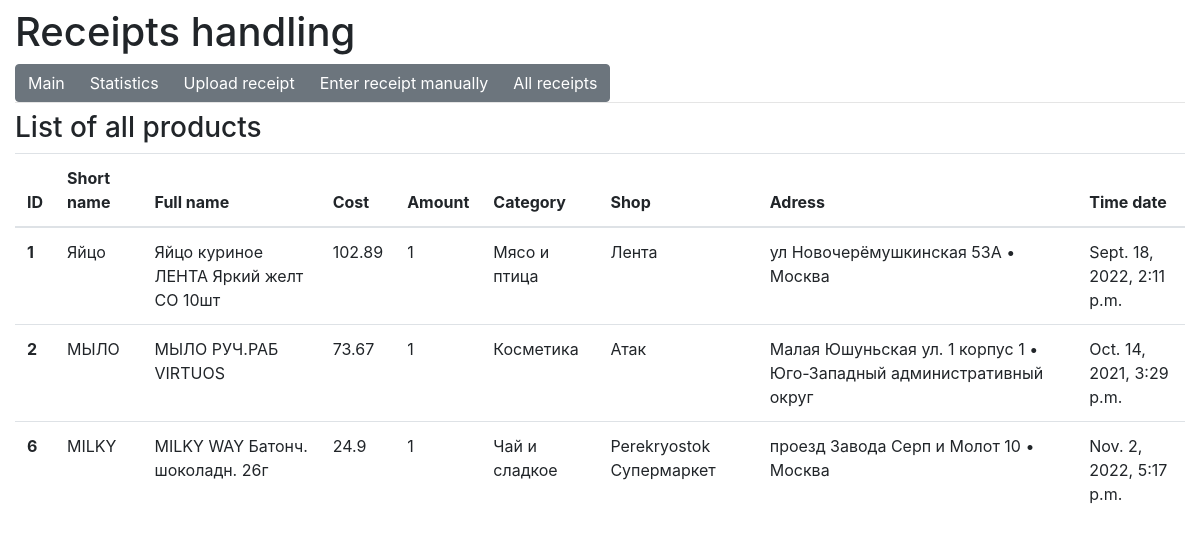
/all/, run on an earlier commit of the app's database.
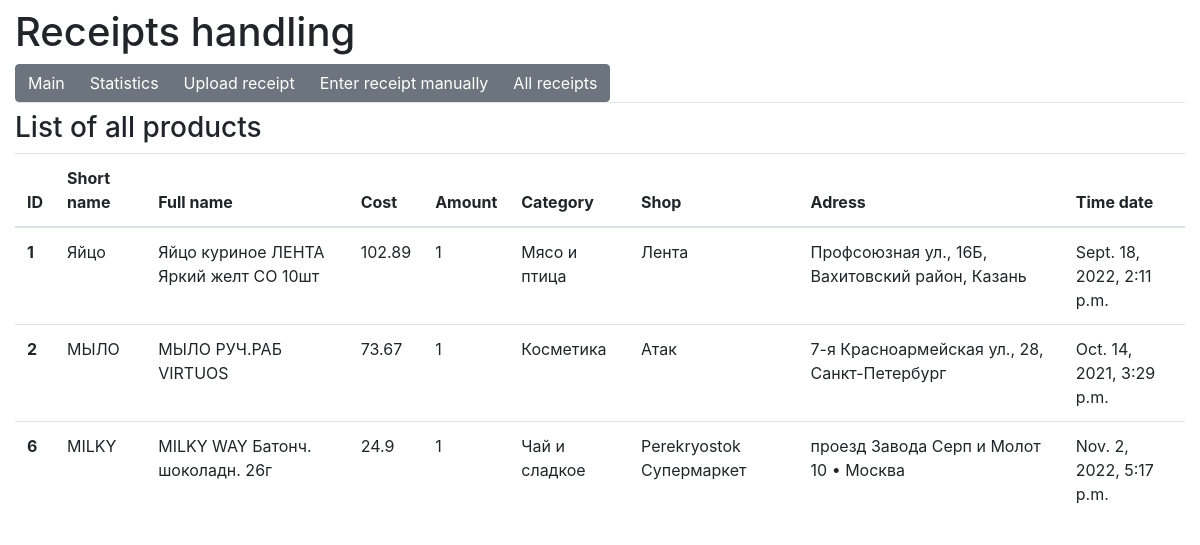
And on a later commit of the database.
### receipts/models.py (models this page shows, shortened)
class Product(models.Model):
    short_name=models.CharField(max_length=50)
    full_name=models.CharField(max_length=200)
    cost=models.FloatField()
    amount=models.IntegerField()
    category=models.CharField(max_length=50)
    shop=models.CharField(max_length=200)
    adress=models.CharField(max_length=200)
    time_date=models.DateTimeField()
    class Meta:
        constraints = [
            models.UniqueConstraint(
                fields=['full_name', 'time_date'], name='unique_full_name_time_date'
            )
        ]

### receipts/views.py (the view)
# urls.py: path('all/', views.Products_ALL.as_view(), name='product-form'),
class Products_ALL(ListView):
    model = Product
    template_name = 'receipts/product_list.html'
    def get_context_data(self, **kwargs):
        mydata = Product.objects.all().values()
        context = {'products': mydata, 'name': 'All products'}
        print(context)
        return context

### templates/receipts/product_list.html (shortened to what this page needs)
{% extends 'base.html' %}
{% block content %}
    <h3>List of all products</h3>
<table class="table">
  <thead>
    <tr>
        <th scope="col">ID</th>
        <th scope="col">Short name</th>
        <th scope="col">Full name</th>
        <th scope="col">Cost</th>
        <th scope="col">Amount</th>
        <th scope="col">Category</th>
        <th scope="col">Shop</th>
        <th scope="col">Adress</th>
        <th scope="col">Time date</th>
    </tr>
  </thead>
  <tbody>
  {% for product in products %}
    <tr>
      <th scope="row">{{ product.id }}</th>
      <td>{{ product.short_name }}</td>
      <td>{{ product.full_name }}</td>
      <td>{{ product.cost }}</td>
      <td>{{ product.amount }}</td>
      <td>{{ product.category }}</td>
      <td>{{ product.shop }}</td>
      <td>{{ product.adress }}</td>
      <td>{{ product.time_date }}</td>
    </tr>
  {% empty %}
      <li>No products yet.</li>
  {% endfor %}
  </tbody>
</table>
{% endblock %}

### templates/base.html (shortened to what this page needs)
<!doctype html>
<html lang="en">
  <head>
    <link rel="stylesheet" href="https://stackpath.bootstrapcdn.com/bootstrap/4.1.3/css/bootstrap.min.css">
  </head>
  <body>
    <div class="container-fluid">
      <div class="row justify-content-center">
        <div class="col-sm">
            <h1 class="mt-2">Receipts handling</h1>
            <div class="btn-group" role="group" aria-label="Main pages">
                <a type="button" class="btn btn-secondary" href="{% url 'receipts:receipts_main'  %}" class="text-light">Main</a>
                <a type="button" class="btn btn-secondary" href="{% url 'receipts:statistic'  %}" class="text-light">Statistics</a>
                <a type="button" class="btn btn-secondary" href="{% url 'receipts:receipts_in'  %}" class="text-light">Upload receipt</a>
                <a type="button" class="btn btn-secondary" href="{% url 'receipts:manual_in'  %}" class="text-light">Enter receipt manually</a>
                <a type="button" class="btn btn-secondary" href="{% url 'receipts:product-form'  %}" class="text-light">All receipts</a>
            </div>
            <hr class="mt-0 mb-2">
          {% block content %}
          {% endblock %}
        </div>
      </div>
    </div>
  </body>
</html>

What changed in the data, as far as the page shows it:
changed Product "Яйцо": adress "ул Новочерёмушкинская 53А • Москва" → "Профсоюзная ул., 16Б, Вахитовский район, Казань"
changed Product "МЫЛО": adress "Малая Юшуньская ул. 1 корпус 1 • Юго-Западный административный округ" → "7-я Красноармейская ул., 28, Санкт-Петербург"
